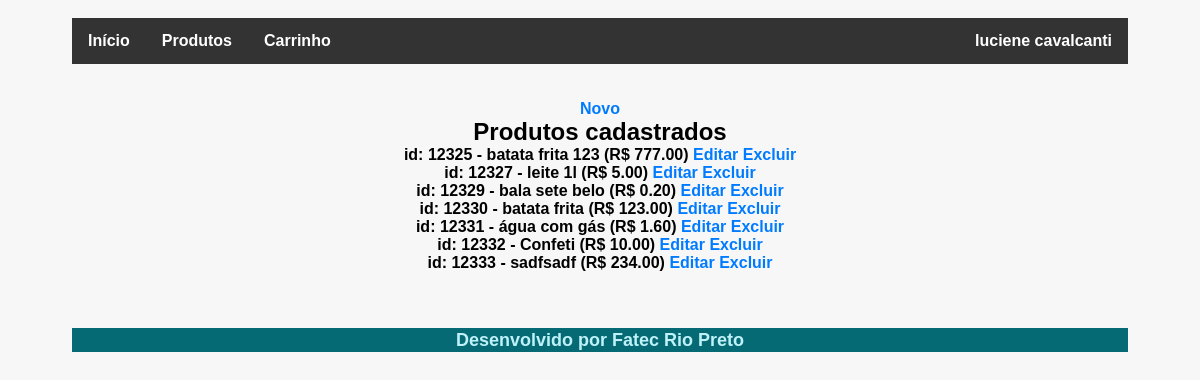
/main/produtos/listarprodutos.php (signed in), run on the app's committed database.
### tables this page shows
CREATE TABLE `produtos` (
  `id` int(11) NOT NULL,
  `descricao` varchar(200) NOT NULL,
  `quantidade` decimal(10,3) NOT NULL,
  `precocusto` decimal(12,2) NOT NULL,
  `precovenda` decimal(10,2) NOT NULL,
  `unidade` varchar(20) NOT NULL,
  `idcategoria` int(11) NOT NULL
);

### main/produtos/listarprodutos.php (the view)
<?php
    require_once "../topo.php";
    if ($_SESSION['tipoUsuario'] == 1 ||
    $_SESSION['tipoUsuario'] == 2 ||
    $_SESSION['tipoUsuario']==3) {
        if ($_SESSION['tipoUsuario'] == 1)
            echo "<a href='cadprodutos.php'>Novo</a><br>";
?>
    <h2>Produtos cadastrados</h2>
    <?php
        require_once "../conexao.php";
        $sql = "SELECT * from produtos";
        $resultado = $conexao->query($sql);
        $dados = $resultado->fetchAll(PDO::FETCH_ASSOC);
        foreach ($dados as $linha) {
            echo "<p>id: $linha[id] -
            $linha[descricao] (R$ $linha[precovenda])";
        if ($_SESSION['tipoUsuario'] == 1) {
            echo " <a href='editarproduto.php?id=$linha[id]'>Editar</a>";
            echo " <a href='excluirproduto.php?id=$linha[id]'>Excluir</a>";
        }
            echo "</p>";
        }
    }else
    echo "<p>Você não tem permissão
    para executar esta ação.</p>";
        require_once "../rodape.php";
    ?>

### main/estilos.css (style rules this page uses)
* { margin:0; padding:0; font-family: Arial,sans-serif; }
body { min-height: 560px; flex-direction: column; font-weight: bold; text-align: center; display: block; position:absolute; height:570px; top: 0px; width: 88%; padding: 18px 6% 60px 6%; margin: 0 0 35px 0; background: rgb(247, 247, 247); }
a { color: #007bff; text-decoration: none; background-color: transparent; -webkit-text-decoration-skip: objects; }

### data on the page
produtos: id "12325", descricao "batata frita 123", precovenda "777.00"
produtos: id "12327", descricao "leite 1l", precovenda "5.00"
produtos: id "12329", descricao "bala sete belo", precovenda "0.20"
produtos: id "12330", descricao "batata frita", precovenda "123.00"
produtos: id "12331", descricao "água com gás", precovenda "1.60"
produtos: id "12332", descricao "Confeti", precovenda "10.00"
produtos: id "12333", descricao "sadfsadf", precovenda "234.00"

### other printed values
$_SESSION['nomeUsuario'] "luciene cavalcanti"
